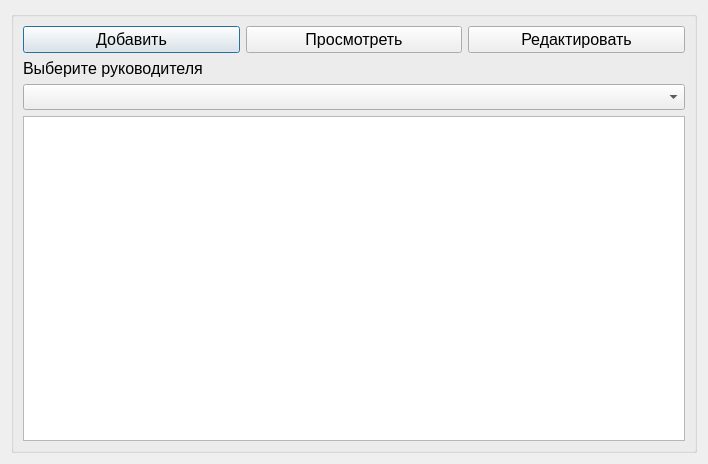
<?xml version="1.0" encoding="UTF-8"?>
<ui version="4.0">
 <class>procentovka</class>
 <widget class="QDialog" name="procentovka">
  <property name="geometry">
   <rect>
    <x>0</x>
    <y>0</y>
    <width>708</width>
    <height>464</height>
   </rect>
  </property>
  <property name="font">
   <font>
    <pointsize>12</pointsize>
   </font>
  </property>
  <property name="windowTitle">
   <string>Процентовка</string>
  </property>
  <layout class="QGridLayout" name="gridLayout_2">
   <item row="0" column="0">
    <widget class="QGroupBox" name="groupBox">
     <property name="title">
      <string/>
     </property>
     <layout class="QGridLayout" name="gridLayout">
      <item row="0" column="0">
       <widget class="QPushButton" name="pushButton_add">
        <property name="font">
         <font>
          <pointsize>12</pointsize>
         </font>
        </property>
        <property name="text">
         <string>Добавить</string>
        </property>
        <property name="icon">
         <iconset resource="resourses.qrc">
          <normaloff>:/img/img/add.png</normaloff>:/img/img/add.png</iconset>
        </property>
       </widget>
      </item>
      <item row="0" column="1">
       <widget class="QPushButton" name="pushButton">
        <property name="font">
         <font>
          <pointsize>12</pointsize>
         </font>
        </property>
        <property name="text">
         <string>Просмотреть</string>
        </property>
        <property name="icon">
         <iconset resource="resourses.qrc">
          <normaloff>:/img/img/33291.png</normaloff>:/img/img/33291.png</iconset>
        </property>
       </widget>
      </item>
      <item row="0" column="2">
       <widget class="QPushButton" name="pushButton_edit">
        <property name="font">
         <font>
          <pointsize>12</pointsize>
         </font>
        </property>
        <property name="text">
         <string>Редактировать</string>
        </property>
        <property name="icon">
         <iconset resource="resourses.qrc">
          <normaloff>:/img/img/edit.png</normaloff>:/img/img/edit.png</iconset>
        </property>
       </widget>
      </item>
      <item row="1" column="0">
       <widget class="QLabel" name="label">
        <property name="text">
         <string>Выберите руководителя</string>
        </property>
       </widget>
      </item>
      <item row="3" column="0" colspan="3">
       <widget class="QTableView" name="tableViewProcentovka">
        <property name="font">
         <font>
          <pointsize>12</pointsize>
         </font>
        </property>
        <property name="selectionMode">
         <enum>QAbstractItemView::SingleSelection</enum>
        </property>
        <property name="selectionBehavior">
         <enum>QAbstractItemView::SelectRows</enum>
        </property>
       </widget>
      </item>
      <item row="2" column="0" colspan="3">
       <widget class="QComboBox" name="comboBox_rukovod">
        <property name="font">
         <font>
          <pointsize>12</pointsize>
         </font>
        </property>
        <property name="styleSheet">
         <string notr="true">height:20px</string>
        </property>
       </widget>
      </item>
     </layout>
    </widget>
   </item>
  </layout>
 </widget>
 <resources>
  <include location="resourses.qrc"/>
 </resources>
 <connections/>
</ui>
